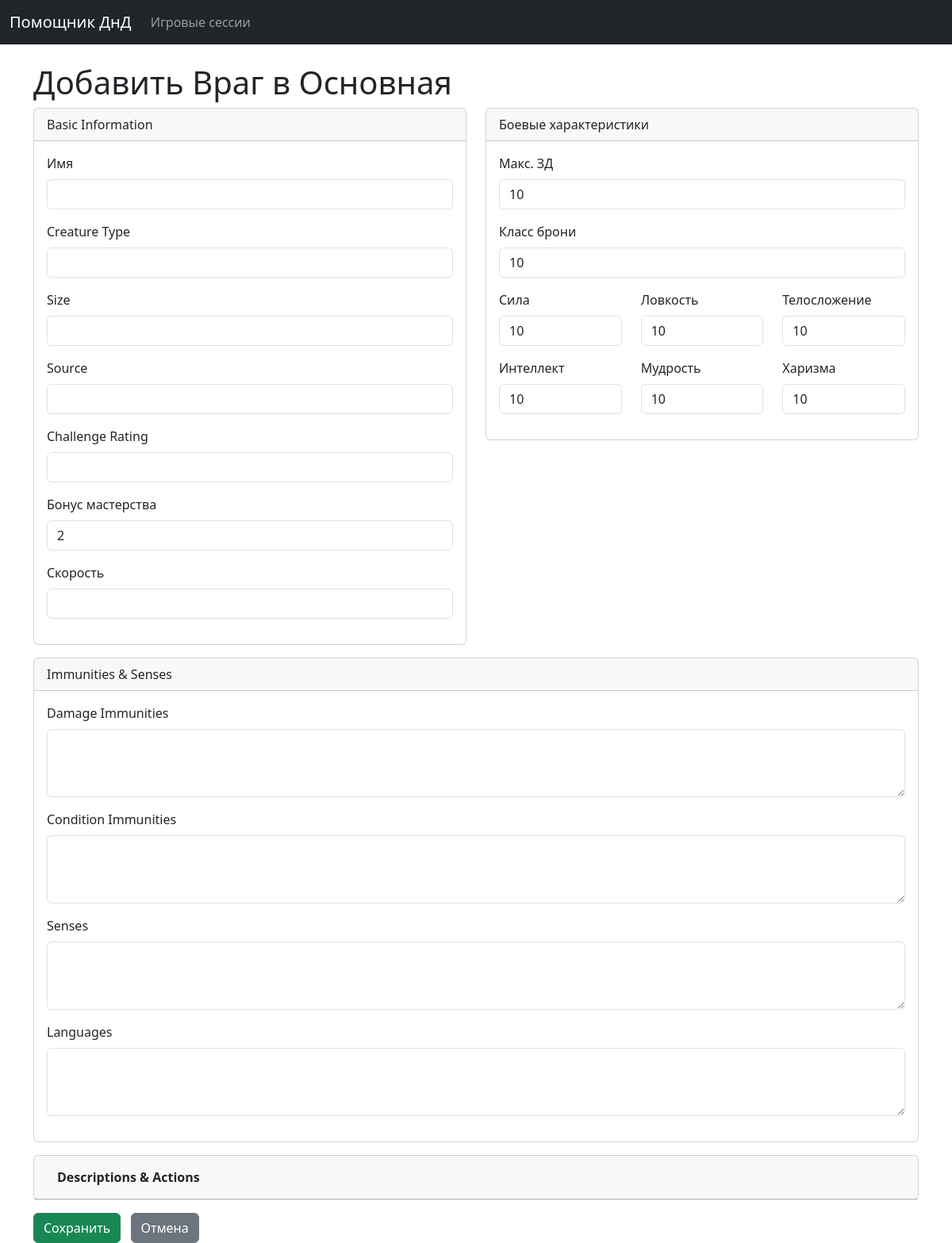
/session/1/enemies/add/, run on an earlier commit of the app's database.
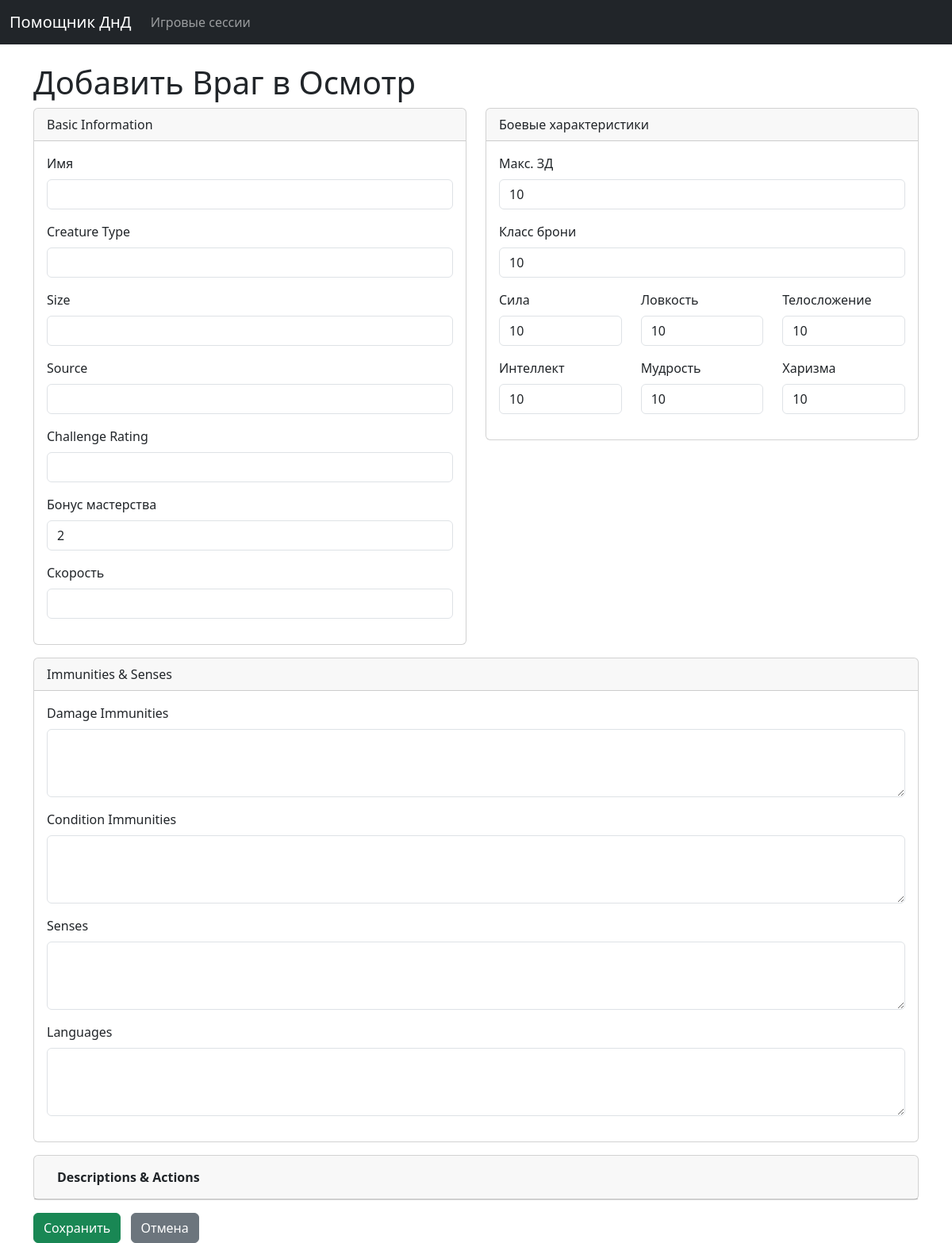
And on a later commit of the database.
### campaign_manager/models.py (models this page shows, shortened)
class GameSession(models.Model):
    name = models.CharField(max_length=255)
    description = models.TextField(blank=True)
    created_at = models.DateTimeField(auto_now_add=True)

### campaign_manager/views.py (the view)
# urls.py: path('session/<int:game_session_pk>/enemies/add/', views.enemy_create, name='enemy_create'),
def enemy_create(request, game_session_pk):
    game_session = get_object_or_404(GameSession, pk=game_session_pk)
    if request.method == 'POST':
        form = EnemyForm(request.POST)
        if form.is_valid():
            enemy = form.save(commit=False)
            enemy.game_session = game_session
            enemy.save()
            return redirect('enemy_list', game_session_pk=game_session.pk)
    else:
        form = EnemyForm(initial={'game_session': game_session})
    return render(request, 'campaign_manager/enemy_form.html', {'form': form, 'game_session': game_session})

### campaign_manager/templates/campaign_manager/enemy_form.html (shortened to what the changed rows need)
{% extends 'campaign_manager/base.html' %}
{% load i18n %}
{% block content %}
    <h1>{% if form.instance.pk %}{% trans "Edit" %}{% else %}{% trans "Add" %}{% endif %} {% trans "Enemy to" %} {{ game_session.name }}</h1>
    <form method="post">
        <div class="row">
        </div>
        <div class="card mb-3">
        </div>
        <div class="card mb-3">
        </div>
        <button type="submit" class="btn btn-success">{% trans "Save" %}</button>
        <a href="{% url 'enemy_list' game_session.pk %}" class="btn btn-secondary ms-2">{% trans "Cancel" %}</a>
    </form>
{% endblock %}

What changed in the data, as far as the page shows it:
changed GameSession: name "Основная" → "Осмотр"
